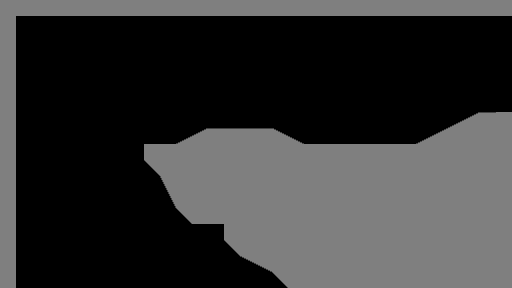

Rendered tile map (Tiled .tmx) drawn with the repository's tilesets; below, a short description and the full map source, tile grids included:
An orthogonal 32x18 tile map with 16x16 px tiles, 1 tile layer (Walls).

<map version="1.10" tiledversion="1.10.2" orientation="orthogonal" renderorder="right-down" width="32" height="18" tilewidth="16" tileheight="16" infinite="0" nextlayerid="2" nextobjectid="1">
 <tileset firstgid="1" source="../Tilesets/16gon.tsx" />
 <layer id="1" name="Walls" width="32" height="18">
  <properties>
   <property name="unity:layer" value="Wall" />
  </properties>
  <data encoding="csv">
51,51,51,51,51,51,51,51,51,51,51,51,51,51,51,51,51,51,51,51,51,51,51,51,51,51,51,51,51,51,51,51,
51,0,0,0,0,0,0,0,0,0,0,0,0,0,0,0,0,0,0,0,0,0,0,0,0,0,0,0,0,0,0,0,
51,0,0,0,0,0,0,0,0,0,0,0,0,0,0,0,0,0,0,0,0,0,0,0,0,0,0,0,0,0,0,0,
51,0,0,0,0,0,0,0,0,0,0,0,0,0,0,0,0,0,0,0,0,0,0,0,0,0,0,0,0,0,0,0,
51,0,0,0,0,0,0,0,0,0,0,0,0,0,0,0,0,0,0,0,0,0,0,0,0,0,0,0,0,0,0,0,
51,0,0,0,0,0,0,0,0,0,0,0,0,0,0,0,0,0,0,0,0,0,0,0,0,0,0,0,0,0,0,0,
51,0,0,0,0,0,0,0,0,0,0,0,0,0,0,0,0,0,0,0,0,0,0,0,0,0,0,0,0,0,0,0,
51,0,0,0,0,0,0,0,0,0,0,0,0,0,0,0,0,0,0,0,0,0,0,0,0,0,0,0,3,4,5,51,
51,0,0,0,0,0,0,0,0,0,0,3,4,5,5,5,5,6,7,0,0,0,0,0,0,0,3,4,51,51,51,51,
51,0,0,0,0,0,0,0,0,51,51,51,51,51,51,51,51,51,51,51,51,51,51,51,51,51,51,51,51,51,51,51,
51,0,0,0,0,0,0,0,0,65,51,51,51,51,51,51,51,51,51,51,51,51,51,51,51,51,51,51,51,51,51,51,
51,0,0,0,0,0,0,0,0,0,46,51,51,51,51,51,51,51,51,51,51,51,51,51,51,51,51,51,51,51,51,51,
51,0,0,0,0,0,0,0,0,0,55,51,51,51,51,51,51,51,51,51,51,51,51,51,51,51,51,51,51,51,51,51,
51,0,0,0,0,0,0,0,0,0,0,65,51,51,51,51,51,51,51,51,51,51,51,51,51,51,51,51,51,51,51,51,
51,0,0,0,0,0,0,0,0,0,0,0,0,0,51,51,51,51,51,51,51,51,51,51,51,51,51,51,51,51,51,51,
51,0,0,0,0,0,0,0,0,0,0,0,0,0,65,51,51,51,51,51,51,51,51,51,51,51,51,51,51,51,51,51,
51,0,0,0,0,0,0,0,0,0,0,0,0,0,0,75,76,51,51,51,51,51,51,51,51,51,51,51,51,51,51,51,
51,0,0,0,0,0,0,0,0,0,0,0,0,0,0,0,0,65,51,51,51,51,51,51,51,51,51,51,51,51,51,51
</data>
 </layer>
</map>
